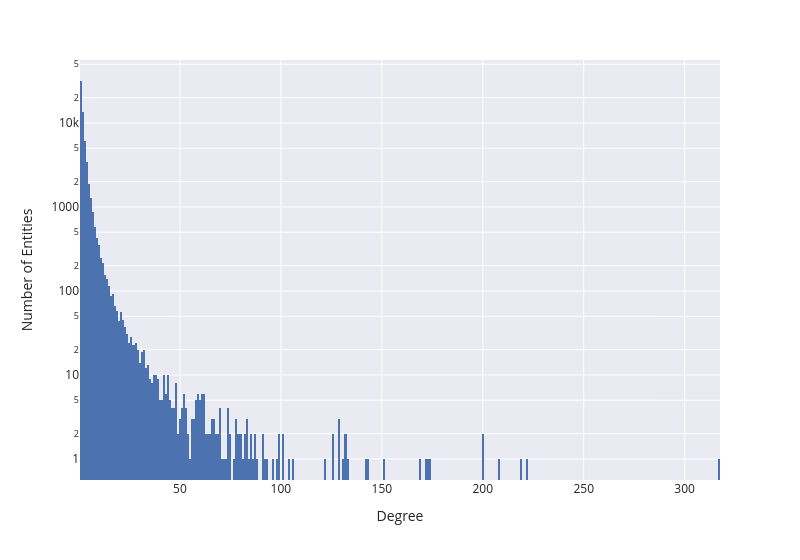

Write notebook code for a chart like this one.
### Markdown cell above
- Degree

### Code cell
fig = px.histogram(
    data_frame = node_level,
    x = "degree",
    width = 800,
    log_y=True
)

fig.update_layout(xaxis_title = "Degree", yaxis_title = "Number of Entities")
save_fig(fig, 'node_degree_distribution.pdf')
show(fig)

### Figure 1 — Plotly figure (JSON) as saved in the notebook; plotly's stock layout.template omitted (floating-point values rounded to 4 significant figures; data arrays with more than 128 entries replaced by an {"elided": "..."} marker saying what was removed)
{"data": [{"bingroup": "x", "hovertemplate": "degree=%{x}<br>count=%{y}<extra></extra>", "legendgroup": "", "marker": {"color": "rgb(76,114,176)", "pattern": {"shape": ""}}, "name": "", "orientation": "v", "showlegend": false, "type": "histogram", "x": {"elided": "61859 int values"}, "xaxis": "x", "yaxis": "y"}], "layout": {"barmode": "relative", "font": {"size": 12}, "legend": {"tracegroupgap": 0}, "margin": {"t": 60}, "width": 800, "xaxis": {"anchor": "y", "domain": [0, 1], "title": {"text": "Degree"}}, "yaxis": {"anchor": "x", "domain": [0, 1], "title": {"text": "Number of Entities"}, "type": "log"}}}
